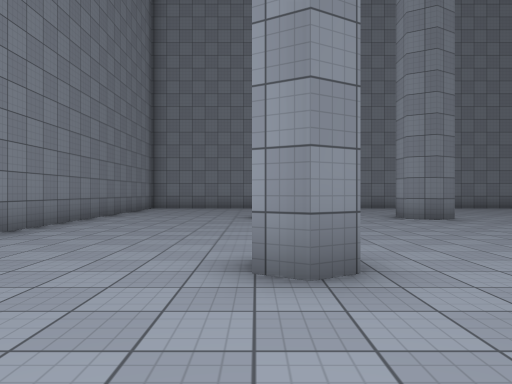
View 1 (above)

24 first-person views from a walk through a scene from a Unity 3-D project. The camera is 1.3 m above the floor, looks level and sees 70° across. The floor is counted in squares, 2 m on a side. Each view is taken from the middle of a square. On the plan, view 1 faces up. The plan holds only what a view shows up to about 11 squares ahead; the rest is blank. The place goes on beyond the plan. The player character is not drawn. Surface patterns are stand-ins for the level's own textures.

View 2
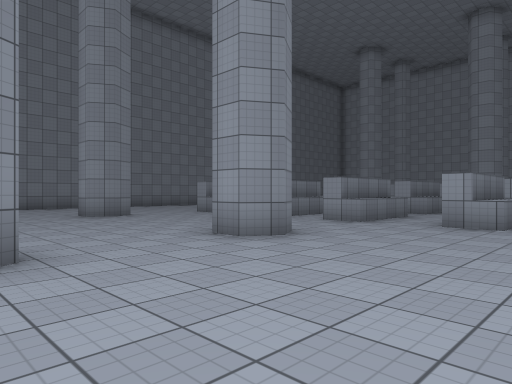

View 3
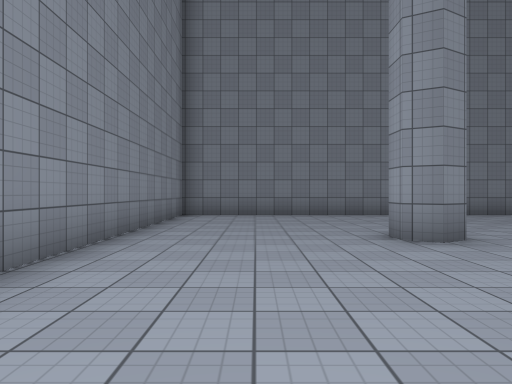

View 4
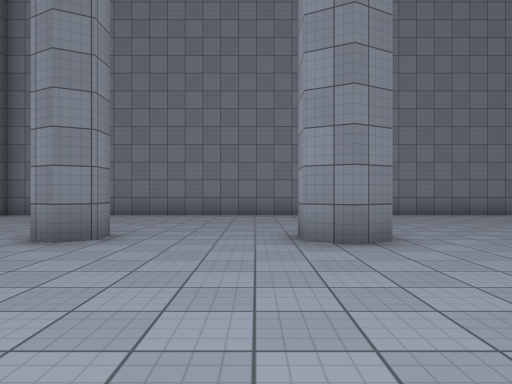

View 5
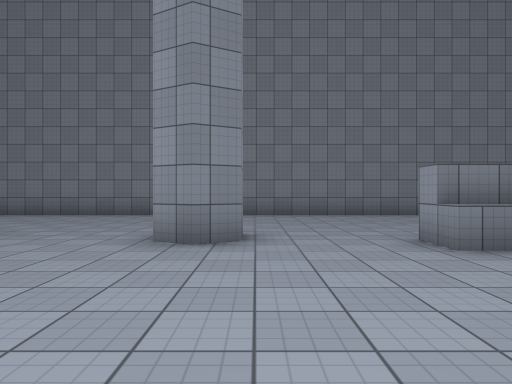

View 6
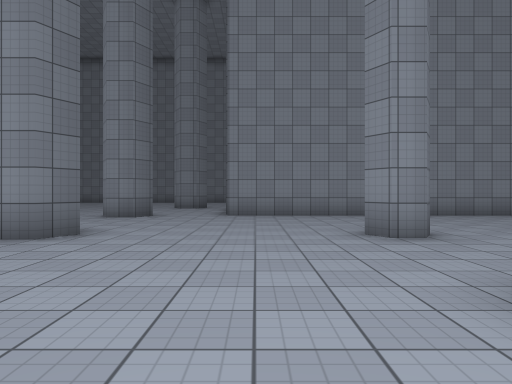

View 7
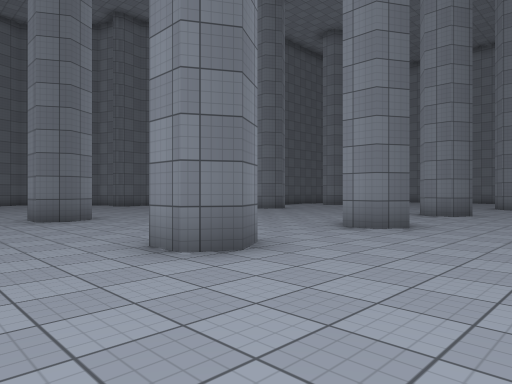

View 8
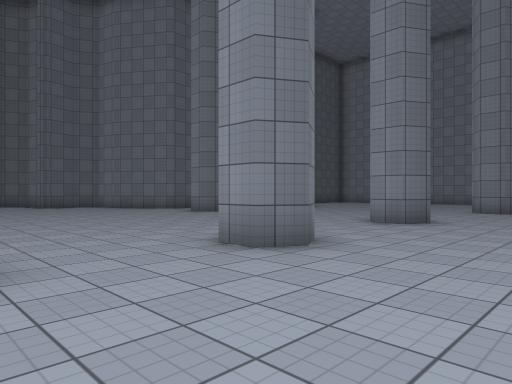

View 9
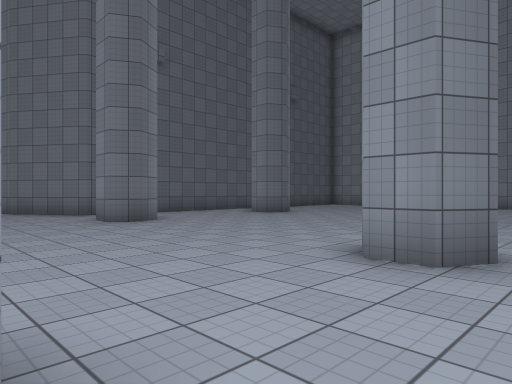

View 10
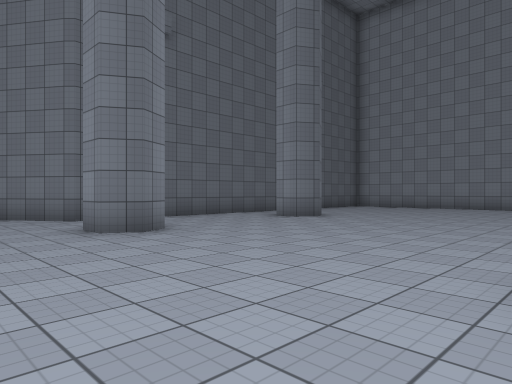

View 11
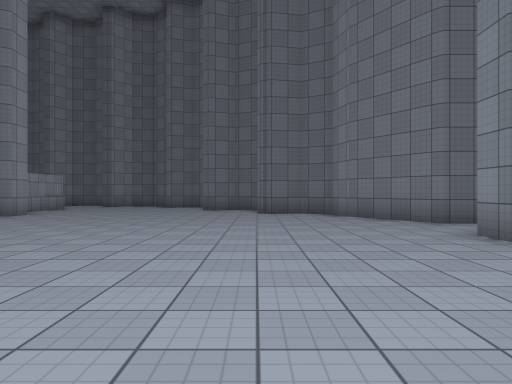

View 12
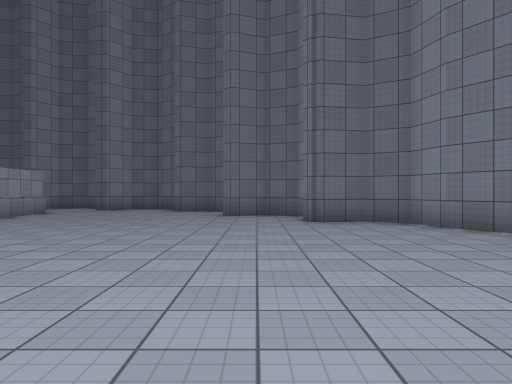

View 13
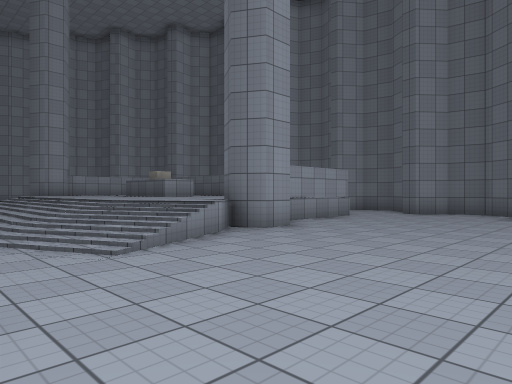

View 14
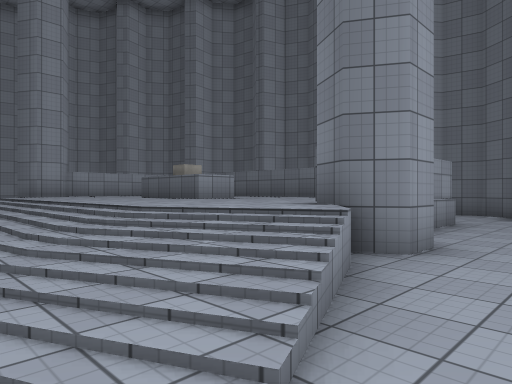

View 15
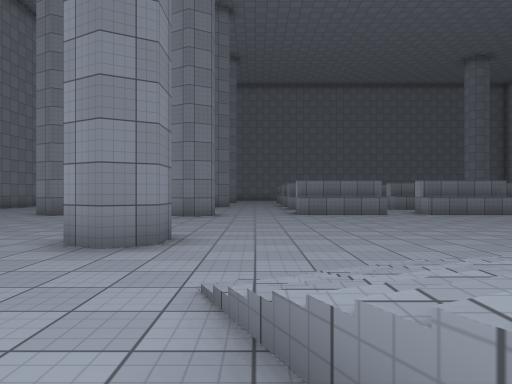

View 16
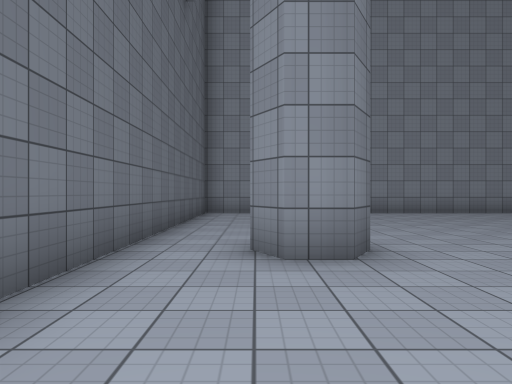

View 17
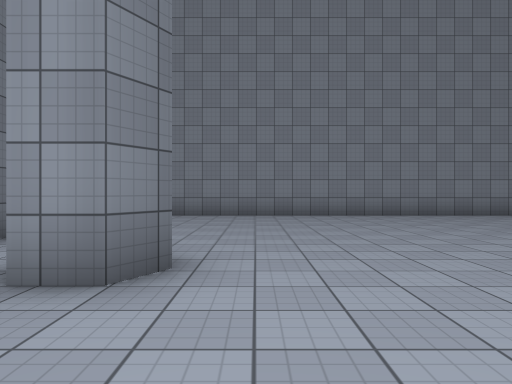

View 18
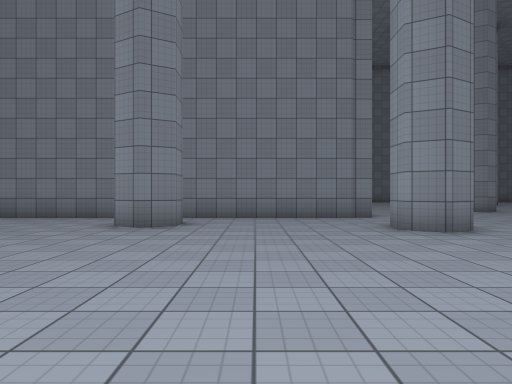

View 19
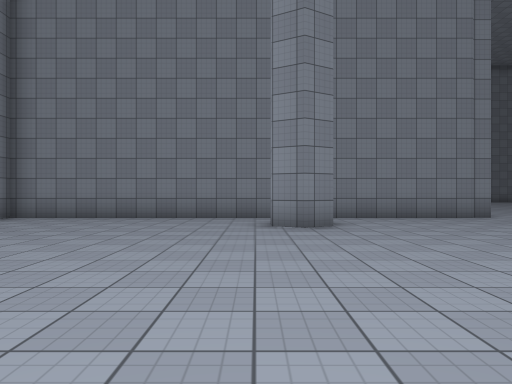

View 20
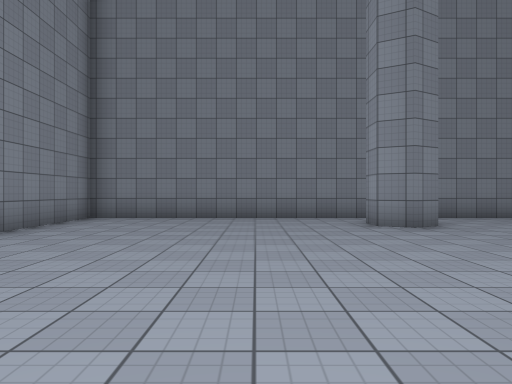

View 21
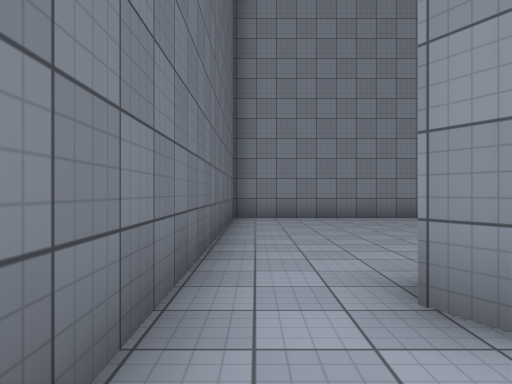

View 22
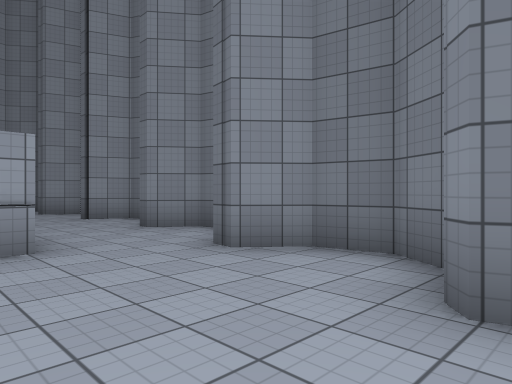

View 23
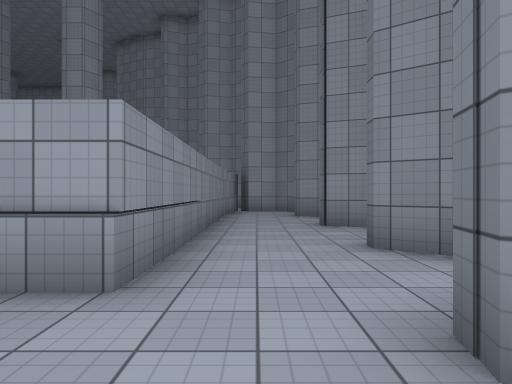

View 24
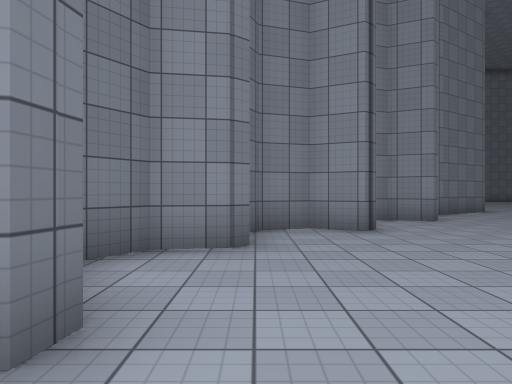

### Floor plan
Key: @ floor where view 1 was taken; # wall or solid block; . main floor; : floor 1 m higher than the main floor; / step, stairs or slope; ^ raised ledge; C cube.
Columns run from 17 left of view 1 to 15 right of it. Each row starts with its distance up from view 1.
 15              ###############
 14              #..............
 13              #.............
 12              #.............
 11              #............
 10              #............
  9              #...#...#...#
  8              #...........^
  7              #...........
  6              #...........##
  5              #............
  4              #...........##
  3              #...#...#...^^.^^
  2              #..............
  1  #          ##...........##
  0 #................@.......
 -1  ........................
 -2  .......#....#...#...#...##.###
 -3  ............#...#...#.........
 -4  .............................
 -5  .............................
 -6  ............................
 -7  ...........................
 -8  ....................#......
 -9  .......#....#.............
-10  .......#...............////
-11 #......................//////////
-12 ##############.........///:::::::
-13              ##........./:::::::
-14               #.........##:::::
-15               ###........#:::CC
-16                 #........#:::
-17                 ##.#.....#::::
-18                  ###.....########
-19                    ##............
-20                     #..#........#
-21                     #####.#..# .#
-22                         ###

Positions as (right, up) in squares from view 1, and headings:
1: (0, 0), facing up
2: (0, -1), facing up-right
3: (-2, 4), facing up
4: (3, 4), facing up
5: (5, 4), facing up
6: (6, 1), facing left
7: (7, 1), facing down-left
8: (4, 1), facing down-left
9: (0, -1), facing down-left
10: (-1, -3), facing down-left
11: (0, -4), facing down
12: (1, -7), facing down
13: (2, -9), facing down-right
14: (5, -10), facing down-right
15: (6, -13), facing up
16: (-5, -10), facing left
17: (-6, -8), facing left
18: (-7, -9), facing up
19: (-10, -9), facing up
20: (-12, -9), facing up
21: (-7, -11), facing left
22: (3, -17), facing down-right
23: (5, -19), facing right
24: (8, -19), facing left
